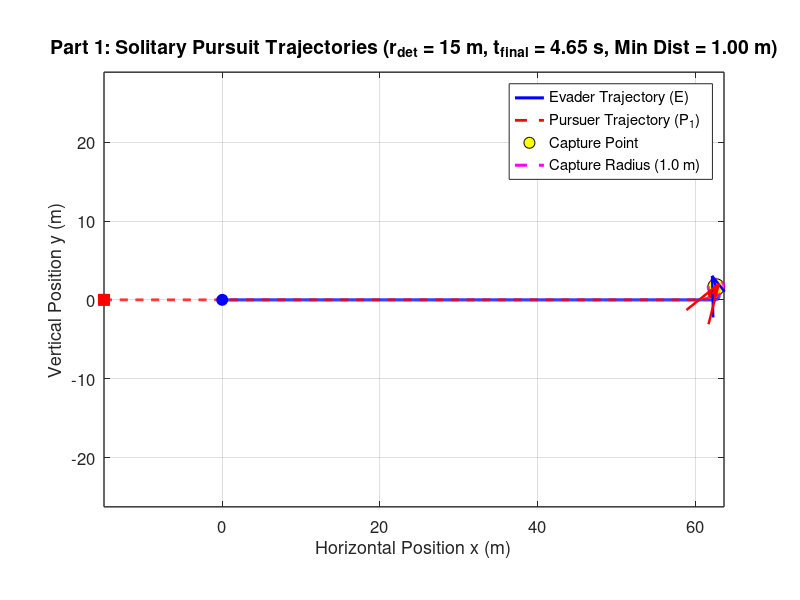

The MATLAB script that drew this image: (Note: this script raises an error after producing the figure.)
% solitary_pursuit.m
% Part 1: Solitary Hunting Mechanics (Pure Pursuit vs. Evasive Jinking)
clear; clc; close all;
addpath(fileparts(mfilename('fullpath')));

%% 1. Model Parameters
v_p = 60 / 3.6;          % Pursuer speed (16.67 m/s)
v_e = 50 / 3.6;          % Evader speed (13.89 m/s)
R_p = 1.5;               % Pursuer min turning radius (m)
R_e = 0.5;               % Evader min turning radius (m)

w_p_max = v_p / R_p;     % Max angular velocity of pursuer (11.11 rad/s)
w_e_max = v_e / R_e;     % Max angular velocity of evader (27.78 rad/s)

l_cap = 1.0;             % Capture radius (m)
r_det = 25.0;            % Initial detection distance (m) [15, 50]
r_jink = 2.5;            % Critical distance where prey triggers jink (m)
T_max = 15.0;            % Raptor stamina limit (s)
dt = 0.005;              % Time step (s)
N = round(T_max / dt);
start_distances = [15, 20, 25, 30, 35];
start_angles = deg2rad([0, 15, -15, 30, -30]);
strategy_root = fileparts(fileparts(mfilename('fullpath')));
plot_folder = fullfile(strategy_root, 'plots', 'normal');
animation_folder = fullfile(strategy_root, 'animations', 'normal');
if ~exist(plot_folder, 'dir')
    mkdir(plot_folder);
end
if ~exist(animation_folder, 'dir')
    mkdir(animation_folder);
end
final_capture_times = zeros(1, numel(start_distances));

for scenario = 1:5
r_det = start_distances(scenario);
%% 2. Initial Conditions (t = 0)
alpha_1 = start_angles(scenario);

% Preallocate state arrays
x_E = zeros(1, N); y_E = zeros(1, N); theta_E = zeros(1, N);
x_P = zeros(1, N); y_P = zeros(1, N); theta_P = zeros(1, N);
dist_P = zeros(1, N);
t_vec = (0:N-1) * dt;

% Set t = 0 values
x_E(1) = 0; y_E(1) = 0; theta_E(1) = 0;
x_P(1) = -r_det * cos(alpha_1);
y_P(1) =  r_det * sin(alpha_1);
theta_P(1) = 0;

captured = false;
end_idx = N;
is_jinking = false;
theta_target = 0;
optimal_angle = deg2rad(110);

%% 3. Time-Stepping Simulation Loop (Forward Euler)
for k = 1:N-1
    dist_P(k) = hypot(x_E(k) - x_P(k), y_E(k) - y_P(k));
    
    if dist_P(k) <= l_cap
        captured = true;
        end_idx = k;
        break;
    end
    
    % --- Pursuer Control (Pure Pursuit) ---
    theta_LOS = atan2(y_E(k) - y_P(k), x_E(k) - x_P(k));
    dtheta_P = atan2(sin(theta_LOS - theta_P(k)), cos(theta_LOS - theta_P(k)));
    if abs(dtheta_P) <= w_p_max * dt
        w_P = dtheta_P / dt;
    else
        w_P = w_p_max * sign(dtheta_P);
    end
    
    % --- Evader Control (Break Turn with Overshoot Reset) ---
    if is_jinking && dist_P(k) > r_jink + 4
        is_jinking = false;
    end

    if ~is_jinking && dist_P(k) <= r_jink
        is_jinking = true;
        theta_target = theta_LOS + optimal_angle;
    end

    if is_jinking
        dtheta_E = atan2(sin(theta_target - theta_E(k)), ...
            cos(theta_target - theta_E(k)));
        if abs(dtheta_E) <= w_e_max * dt
            w_E = dtheta_E / dt;
        else
            w_E = w_e_max * sign(dtheta_E);
        end
    else
        theta_flee = theta_LOS;
        dtheta_E = atan2(sin(theta_flee - theta_E(k)), cos(theta_flee - theta_E(k)));
        if abs(dtheta_E) <= w_e_max * dt
            w_E = dtheta_E / dt;
        else
            w_E = w_e_max * sign(dtheta_E);
        end
    end
    
    % --- Euler Kinematic Updates ---
    x_P(k+1) = x_P(k) + v_p * cos(theta_P(k)) * dt;
    y_P(k+1) = y_P(k) + v_p * sin(theta_P(k)) * dt;
    theta_P(k+1) = theta_P(k) + w_P * dt;
    
    x_E(k+1) = x_E(k) + v_e * cos(theta_E(k)) * dt;
    y_E(k+1) = y_E(k) + v_e * sin(theta_E(k)) * dt;
    theta_E(k+1) = theta_E(k) + w_E * dt;
end

dist_P(end_idx) = hypot(x_E(end_idx) - x_P(end_idx), y_E(end_idx) - y_P(end_idx));
final_capture_times(scenario) = t_vec(end_idx);

%% 4. Figure 1: Combined 2D Trajectory Plot (All Players on Same Axis)
figure('Color', 'w', 'Position', [80, 80, 1050, 700]);
hold on; grid on; axis equal;

% Plot trajectories
plot(x_E(1:end_idx), y_E(1:end_idx), 'b-', 'LineWidth', 2.2, 'DisplayName', 'Evader Trajectory (E)');
plot(x_P(1:end_idx), y_P(1:end_idx), 'r--', 'LineWidth', 2.0, 'DisplayName', 'Pursuer Trajectory (P_1)');

% Plot Start Positions (t = 0)
plot(x_E(1), y_E(1), 'bo', 'MarkerSize', 8, 'MarkerFaceColor', 'b', 'HandleVisibility', 'off');
plot(x_P(1), y_P(1), 'rs', 'MarkerSize', 8, 'MarkerFaceColor', 'r', 'HandleVisibility', 'off');

% Plot End Positions (t = T_final)
plot(x_E(end_idx), y_E(end_idx), 'ko', 'MarkerSize', 12, ...
    'MarkerFaceColor', 'y', 'DisplayName', 'Capture Point');
plot(x_P(end_idx), y_P(end_idx), 'ro', 'MarkerSize', 6, ...
    'MarkerFaceColor', 'r', 'HandleVisibility', 'off');

% Plot Capture Radius Circle around Evader's Final Position
th_circ = linspace(0, 2*pi, 100);
plot(x_E(end_idx) + l_cap*cos(th_circ), y_E(end_idx) + l_cap*sin(th_circ), ...
    'm--', 'LineWidth', 2.2, 'DisplayName', 'Capture Radius (1.0 m)');

% Show each player's final heading as a single colored arrow.
quiver(x_E(end_idx), y_E(end_idx), cos(theta_E(end_idx)), sin(theta_E(end_idx)), ...
    1.5, 'b', 'LineWidth', 1.8, 'MaxHeadSize', 2, 'HandleVisibility', 'off');
quiver(x_P(end_idx), y_P(end_idx), cos(theta_P(end_idx)), sin(theta_P(end_idx)), ...
    1.5, 'r', 'LineWidth', 1.8, 'MaxHeadSize', 2, 'HandleVisibility', 'off');

set(gca, 'FontSize', 12, 'LineWidth', 1.0, 'Box', 'on');
xlabel('Horizontal Position x (m)', 'FontSize', 13);
ylabel('Vertical Position y (m)', 'FontSize', 13);
title(sprintf('Part 1: Solitary Pursuit Trajectories (r_{det} = %.0f m, t_{final} = %.2f s, Min Dist = %.2f m)', ...
    r_det, final_capture_times(scenario), min(dist_P(1:end_idx))), 'FontSize', 14);
legend('Location', 'best');
exportgraphics(gcf, fullfile(plot_folder, sprintf('scenario_%d_trajectory.png', scenario)), 'Resolution', 200);
create_trajectory_animation_1(t_vec(1:end_idx), x_E(1:end_idx), y_E(1:end_idx), ...
    theta_E(1:end_idx), x_P(1:end_idx), y_P(1:end_idx), theta_P(1:end_idx), ...
    l_cap, fullfile(animation_folder, sprintf('scenario_%d.mp4', scenario)));

%% 5. Figure 2: Separation Distance Plot
figure('Color', 'w', 'Position', [180, 120, 850, 550]);
hold on; grid on;
plot(t_vec(1:end_idx), dist_P(1:end_idx), 'k-', 'LineWidth', 2.0);
yline(l_cap, 'r--', 'Capture Threshold (l = 1.0 m)', 'LineWidth', 1.5);
yline(r_jink, 'b:', 'Jink Trigger (r_{jink} = 3.0 m)', 'LineWidth', 1.5);
set(gca, 'FontSize', 12, 'LineWidth', 1.0, 'Box', 'on');
xlabel('Time t (s)', 'FontSize', 13);
ylabel('Separation Distance d_1(t) (m)', 'FontSize', 13);
title(sprintf('Part 1: Predator-Prey Separation Distance vs. Time (t_{final} = %.2f s)', ...
    final_capture_times(scenario)), 'FontSize', 14);
exportgraphics(gcf, fullfile(plot_folder, sprintf('scenario_%d_separation.png', scenario)), 'Resolution', 200);
close all;
end

%% 6. Jink-Distance Sweep: Capture Time Histogram
jink_distances = 1.0:0.25:8.0;
capture_times = zeros(5, numel(jink_distances));

for scenario = 1:5
    for j = 1:numel(jink_distances)
        capture_times(scenario, j) = simulate_capture_time( ...
            start_distances(scenario), start_angles(scenario), ...
            jink_distances(j), v_p, v_e, R_p, R_e, l_cap, T_max, dt, ...
            deg2rad(110));
    end
end

figure('Color', 'w', 'Position', [80, 80, 1200, 850]);
for scenario = 1:5
    subplot(3, 2, scenario);
    bar(jink_distances, capture_times(scenario, :), 1.0, ...
        'FaceColor', [0.25, 0.50, 0.85], 'EdgeColor', 'none');
    hold on; grid on;

    [max_capture_time, max_idx] = max(capture_times(scenario, :));
    plot(jink_distances(max_idx), max_capture_time, 'r^', ...
        'MarkerSize', 9, 'MarkerFaceColor', 'r');
    xline(jink_distances(max_idx), 'r--', 'LineWidth', 1.2);

    xlabel('Jink distance (m)');
    ylabel('Capture time (s)');
    title(sprintf('Scenario %d (r_{det} = %.0f m, t_{final} = %.2f s)', ...
        scenario, start_distances(scenario), final_capture_times(scenario)));
    legend('Capture time', sprintf('Maximum: %.2f m', jink_distances(max_idx)), ...
        'Location', 'best');
    set(gca, 'FontSize', 10, 'Box', 'on');
end

sgtitle('Strategy 1: Capture Time for a Range of Jink Distances (final times shown per scenario)');
exportgraphics(gcf, fullfile(plot_folder, 'jink_distance_capture_time.png'), ...
    'Resolution', 200);
close all;

fprintf('Strategy 1 maximum capture times by scenario:\n');
for scenario = 1:5
    [max_capture_time, max_idx] = max(capture_times(scenario, :));
    fprintf('  Scenario %d: %.2f m jink distance -> %.2f s capture time\n', ...
        scenario, jink_distances(max_idx), max_capture_time);
end

%% 7. Jink-Angle Sweep: Capture Time Histogram
angle_offsets = deg2rad(0:5:180);
angle_capture_times = zeros(5, numel(angle_offsets));

for scenario = 1:5
    for j = 1:numel(angle_offsets)
        angle_capture_times(scenario, j) = simulate_capture_time( ...
            start_distances(scenario), start_angles(scenario), r_jink, ...
            v_p, v_e, R_p, R_e, l_cap, T_max, dt, angle_offsets(j));
    end
end

figure('Color', 'w', 'Position', [80, 80, 1200, 850]);
for scenario = 1:5
    subplot(3, 2, scenario);
    bar(rad2deg(angle_offsets), angle_capture_times(scenario, :), 1.0, ...
        'FaceColor', [0.75, 0.45, 0.20], 'EdgeColor', 'none');
    hold on; grid on;

    [max_capture_time, max_idx] = max(angle_capture_times(scenario, :));
    plot(rad2deg(angle_offsets(max_idx)), max_capture_time, 'r^', ...
        'MarkerSize', 9, 'MarkerFaceColor', 'r');
    xline(rad2deg(angle_offsets(max_idx)), 'r--', 'LineWidth', 1.2);

    xlabel('Jink angle offset (degrees)');
    ylabel('Capture time (s)');
    title(sprintf('Scenario %d (r_{det} = %.0f m, t_{final} = %.2f s)', ...
        scenario, start_distances(scenario), final_capture_times(scenario)));
    legend('Capture time', sprintf('Maximum: %.0f deg', ...
        rad2deg(angle_offsets(max_idx))), 'Location', 'best');
    set(gca, 'FontSize', 10, 'Box', 'on');
end

sgtitle(sprintf('Strategy 1: Capture Time by Jink Angle (r_{jink} = %.1f m)', ...
    r_jink));
exportgraphics(gcf, fullfile(plot_folder, 'jink_angle_capture_time.png'), ...
    'Resolution', 200);
close all;

fprintf('Strategy 1 maximum capture angles by scenario:\n');
for scenario = 1:5
    [max_capture_time, max_idx] = max(angle_capture_times(scenario, :));
    fprintf('  Scenario %d: %.0f degree angle -> %.2f s capture time\n', ...
        scenario, rad2deg(angle_offsets(max_idx)), max_capture_time);
end

function capture_time = simulate_capture_time(r_det, alpha_1, r_jink, ...
    v_p, v_e, R_p, R_e, l_cap, T_max, dt, angle_offset)
    w_p_max = v_p / R_p;
    w_e_max = v_e / R_e;
    N = round(T_max / dt);

    x_E = 0;
    y_E = 0;
    theta_E = 0;
    x_P = -r_det * cos(alpha_1);
    y_P = r_det * sin(alpha_1);
    theta_P = 0;
    capture_time = T_max;
    is_jinking = false;
    theta_target = 0;

    for k = 1:N-1
        dist_P = hypot(x_E - x_P, y_E - y_P);
        if dist_P <= l_cap
            capture_time = (k - 1) * dt;
            return;
        end

        theta_LOS = atan2(y_E - y_P, x_E - x_P);
        dtheta_P = atan2(sin(theta_LOS - theta_P), ...
            cos(theta_LOS - theta_P));
        if abs(dtheta_P) <= w_p_max * dt
            w_P = dtheta_P / dt;
        else
            w_P = w_p_max * sign(dtheta_P);
        end

        if is_jinking && dist_P > r_jink + 1.5
            is_jinking = false;
        end

        if ~is_jinking && dist_P <= r_jink
            is_jinking = true;
            theta_target = theta_LOS + angle_offset;
        end

        if is_jinking
            dtheta_E = atan2(sin(theta_target - theta_E), ...
                cos(theta_target - theta_E));
            if abs(dtheta_E) <= w_e_max * dt
                w_E = dtheta_E / dt;
            else
                w_E = w_e_max * sign(dtheta_E);
            end
        else
            theta_flee = theta_LOS;
            dtheta_E = atan2(sin(theta_flee - theta_E), ...
                cos(theta_flee - theta_E));
            if abs(dtheta_E) <= w_e_max * dt
                w_E = dtheta_E / dt;
            else
                w_E = w_e_max * sign(dtheta_E);
            end
        end

        x_P = x_P + v_p * cos(theta_P) * dt;
        y_P = y_P + v_p * sin(theta_P) * dt;
        theta_P = theta_P + w_P * dt;
        x_E = x_E + v_e * cos(theta_E) * dt;
        y_E = y_E + v_e * sin(theta_E) * dt;
        theta_E = theta_E + w_E * dt;
    end
end
